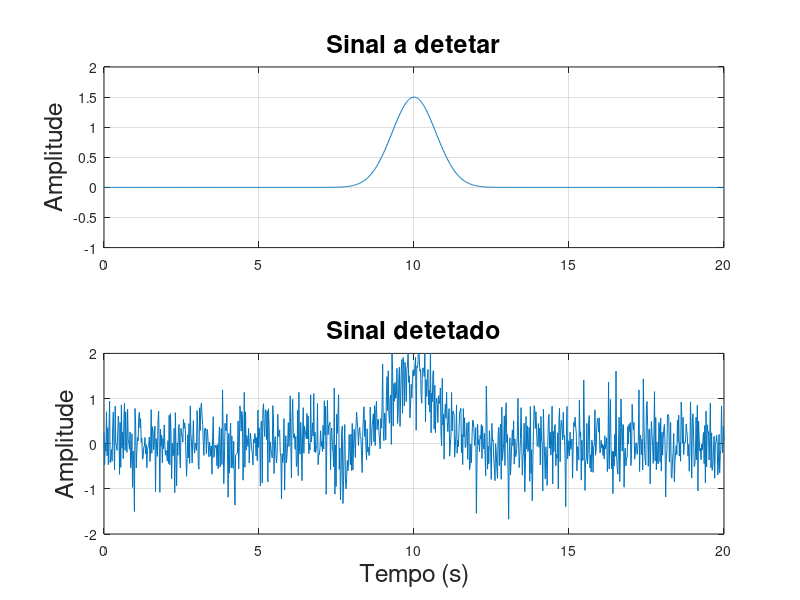

MATLAB code to generate this figure:
% Fundamentos de Acústica Submarina 

clear all, close all 

mu    = 0.0;
sigma = 1.0;
amostragem = 1000; 
n = sigma*randn(1,amostragem) + mu;
x = linspace(-10,10,amostragem);
t = x + 10; 
s = 1.5*exp( -x.*x );
spn = s + 0.5*n;

figure(1)
subplot(211)
plot(t,s)
ylabel('Amplitude','FontSize',18)
title('Sinal a detetar','FontSize',18)
ylim([-1,2])
grid on, box on
subplot(212)
plot(t,spn)
xlabel('Tempo (s)','FontSize',18)
ylabel('Amplitude','FontSize',18)
title('Sinal detetado','FontSize',18)
ylim([-2,2])
grid on, box on
